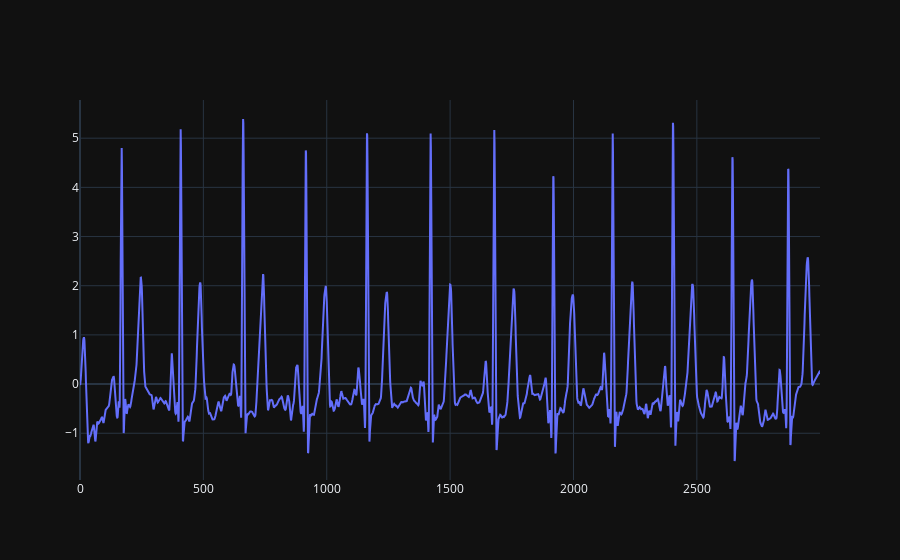
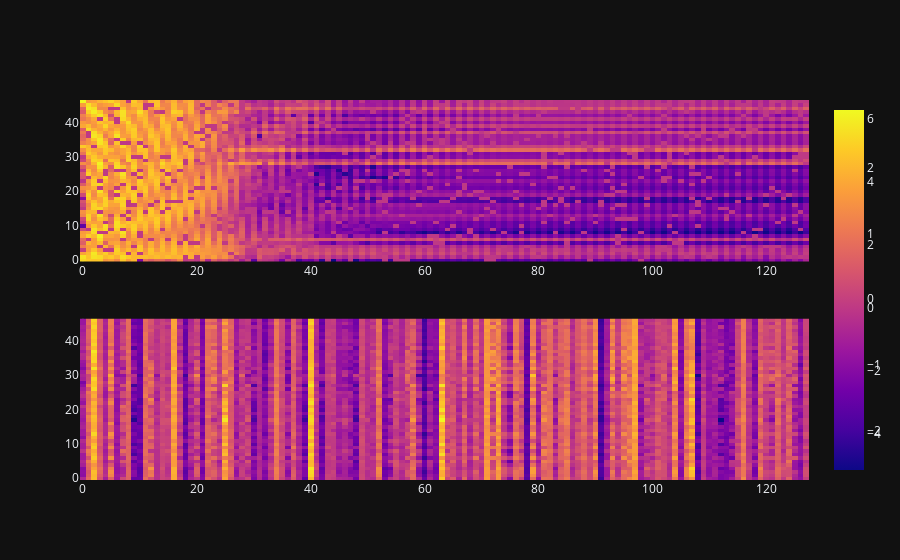

Write notebook code for charts like these, in order.
### Markdown cell above
### Inspect the attention mechanism

### Code cell
# model.transformer_encoder.layers.
from plotly.subplots import make_subplots
fig = make_subplots(rows=2, cols=1)

def hook(module, x, y):
    fig = make_subplots(rows=2, cols=1)
    fig.add_trace(go.Heatmap(z=x[0][:, 0, :].cpu().numpy()), row=1, col=1)
    fig.add_trace(go.Heatmap(z=y[0][:, 0, :].cpu().numpy()), row=2, col=1)
    fig.show()

attention_hook = model.transformer_encoder.layers[0].self_attn.register_forward_hook(hook)

with torch.no_grad():
    for i, (signals, labels, ind) in enumerate(test_dataloader):
        print(signals.shape)
        fig = go.Figure()
        fig.add_trace(go.Scatter(y=signals[0]))
        fig.show()
        signals = torch.transpose(signals.to(device), 0, 1).float()
        # fft = torch.abs(torch.fft.fft(signals))
        # signals = torch.cat([signals, fft], dim=1)
        labels = labels.long().detach().numpy()

        output = model(signals).detach().to("cpu").numpy()
        break

attention_hook.remove()

### Figure 1 — Plotly figure (JSON) as saved in the notebook; plotly's stock layout.template omitted (floating-point values rounded to 4 significant figures; data arrays with more than 128 entries replaced by an {"elided": "..."} marker saying what was removed)
{"data": [{"y": {"elided": "3000 float values"}, "type": "scatter"}], "layout": {}}

### Figure 2 — Plotly figure (JSON) as saved in the notebook; plotly's stock layout.template omitted (floating-point values rounded to 4 significant figures; data arrays with more than 128 entries replaced by an {"elided": "..."} marker saying what was removed)
{"data": [{"z": {"elided": "47x128 float values"}, "type": "heatmap", "xaxis": "x", "yaxis": "y"}, {"z": {"elided": "47x128 float values"}, "type": "heatmap", "xaxis": "x2", "yaxis": "y2"}], "layout": {"xaxis": {"anchor": "y", "domain": [0.0, 1.0]}, "yaxis": {"anchor": "x", "domain": [0.575, 1.0]}, "xaxis2": {"anchor": "y2", "domain": [0.0, 1.0]}, "yaxis2": {"anchor": "x2", "domain": [0.0, 0.425]}}}
